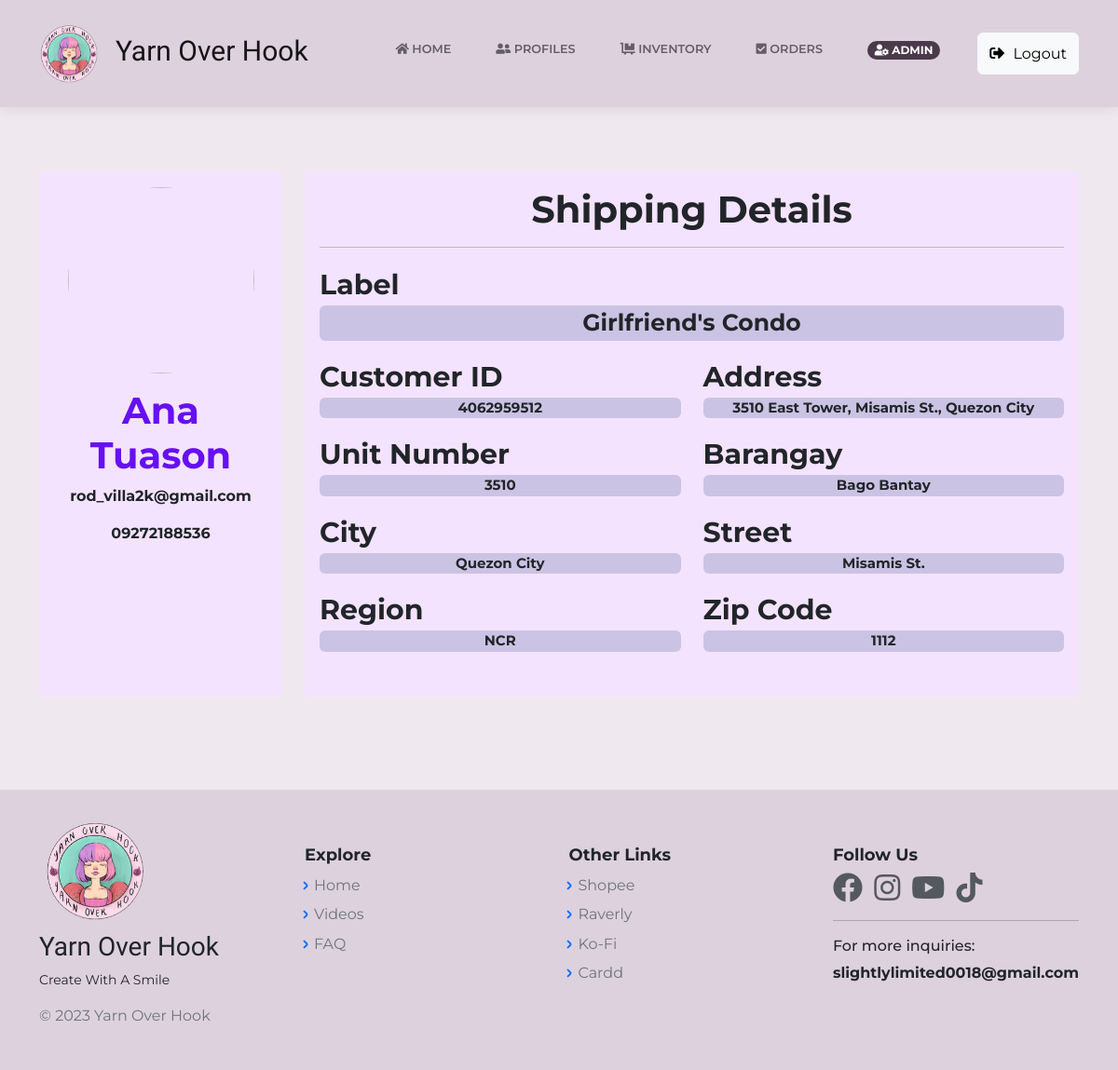
Before: /ProfileAccntViewAdmin.php?id=5 (signed in) with the older database file.
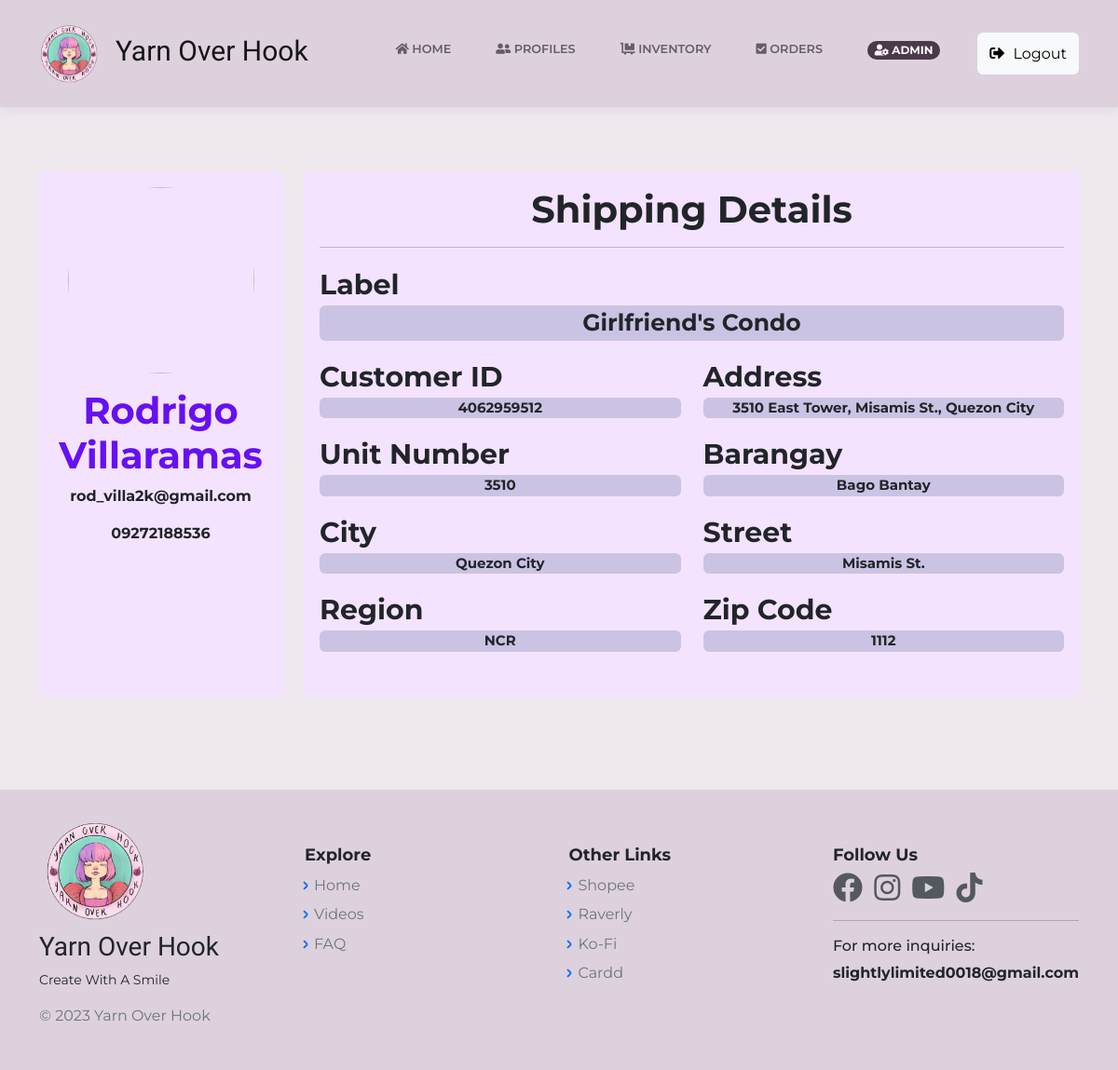
After: the same page with the newer database file.
### tables this page shows
CREATE TABLE `cust_profile` (
  `id` bigint(20) NOT NULL,
  `c_id` bigint(12) NOT NULL,
  `c_name` varchar(60) NOT NULL,
  `c_avatar` varchar(255) NOT NULL,
  `c_label` varchar(255) NOT NULL,
  `email` varchar(60) NOT NULL,
  `region` varchar(60) NOT NULL,
  `city` varchar(60) NOT NULL,
  `street` varchar(60) NOT NULL,
  `barangay` varchar(60) NOT NULL,
  `phone_no` varchar(20) NOT NULL,
  `zip_code` int(12) NOT NULL,
  `unit_no` int(11) NOT NULL,
  `date` timestamp NOT NULL DEFAULT current_timestamp() ON UPDATE current_timestamp(),
  `address` varchar(150) NOT NULL,
  `login_id` bigint(12) NOT NULL,
  `unique_id` int(5) NOT NULL DEFAULT 1,
  `cust_status` int(1) NOT NULL DEFAULT 0
);

### ProfileAccntViewAdmin.php (the view, shortened to what the changed rows need)
<?php
    include("includes/dbh.inc.php");
    require 'layouts/Header.php';
    if(isset($_GET['id'])) {
		$id = mysqli_real_escape_string($con, $_GET['id']);
		$item = "SELECT * FROM cust_profile WHERE id = $id";
		$result = mysqli_query($con, $item);
		$profile = mysqli_fetch_assoc($result);
	}
?>
<body class="d-flex flex-column min-vh-100" >
    <?php if($profile): ?>
    <main class="page blog-post">
    <section class="clean-block clean-post dark" style="background-color:#efe9ef; border:none; ">
        <div class="container">
    <div class="row gutters">
    <div class="col-xl-3 col-lg-3 col-md-12 col-sm-12 col-12">
    <div class="card h-100">
        <div class="card-body" style="background: #f4e3ff;">
            <div class="account-settings">
                <div class="user-profile">
                    <div class="user-avatar" >
                        <img src="assets/img/avatars/nopic1.jpg" style="height:200px; width:200px;">
                    </div>
                    <h5 class="user-name" style="font-weight: bold; font-size:40px; color: var(--bs-indigo);"><?php echo $profile['c_name']; ?></h5>
                    <p style="font-weight: bold; "><?php echo $profile['email']; ?></p>
                    <p style="font-weight: bold; "><?php echo $profile['phone_no']; ?></p>
                </div>
            </div>
        </div>
    </div>
    </div>
    <div class="col-xl-9 col-lg-9 col-md-12 col-sm-12 col-12">
    <div class="card h-100">
        <div class="card-body" style="background: #f4e3ff;">
            <div class="row gutters">
                <div class="col-xl-12 col-lg-12 col-md-12 col-sm-12 col-12">
                    <h6 style="font-weight: bold; font-size:40px; text-align:center; " >Shipping Details</h6>
                    <hr>
                </div>
                <div class="col-md-12">
                    <div class="form-group">
                        <label style="font-weight:bold;font-size:30px; ">Label</label>
                        <p class="rounded" style="font-size:25px;background:#cbc3e3; font-weight:bold; text-align:center;"><?php echo $profile['c_label']; ?></p>
                    </div>
                </div>
                <div class="col-xl-6 col-lg-6 col-md-6 col-sm-6 col-12">
                    <div class="form-group">
                        <label style="font-weight:bold;font-size:30px; ">Customer ID</label>
                        <p class="rounded" style="font-size:15px;background:#cbc3e3; font-weight:bold; text-align:center;"><?php echo $profile['c_id']; ?></p>
                    </div>
                </div>
                <div class="col-xl-6 col-lg-6 col-md-6 col-sm-6 col-12">
                    <div class="form-group">
                        <label style="font-weight:bold;font-size:30px; ">Address</label>
                        <p class="rounded" style="font-size:15px;background:#cbc3e3; font-weight:bold; text-align:center;"><?php echo $profile['address']; ?></p>
                    </div>
                </div>
                <div class="col-xl-6 col-lg-6 col-md-6 col-sm-6 col-12">
                    <div class="form-group">
                        <label style="font-weight:bold; font-size:30px; ">Unit Number</label>
                        <p class="rounded" style="font-size:15px;background:#cbc3e3; font-weight:bold; text-align:center;"><?php echo $profile['unit_no']; ?></p>
                    </div>
                </div>
                <div class="col-xl-6 col-lg-6 col-md-6 col-sm-6 col-12">
                    <div class="form-group">
                        <label style="font-weight:bold;font-size:30px; " >Barangay</label>
                        <p class="rounded" style="font-size:15px;background:#cbc3e3; font-weight:bold; text-align:center;"><?php echo $profile['barangay']; ?></p>
                    </div>
                </div>
                <div class="col-xl-6 col-lg-6 col-md-6 col-sm-6 col-12">
                    <div class="form-group">
                        <label style="font-weight:bold;font-size:30px; ">City</label>
                        <p class="rounded" style="font-size:15px;background:#cbc3e3; font-weight:bold; text-align:center;"><?php echo $profile['city']; ?></p>
                    </div>
                </div>
                <div class="col-xl-6 col-lg-6 col-md-6 col-sm-6 col-12">
                    <div class="form-group">
                        <label style="font-weight:bold;font-size:30px; ">Street</label>
                        <p class="rounded" style="font-size:15px;background:#cbc3e3; font-weight:bold; text-align:center;"><?php echo $profile['street']; ?></p>
                    </div>
                </div>
                <div class="col-xl-6 col-lg-6 col-md-6 col-sm-6 col-12">
                    <div class="form-group">
                        <label style="font-weight:bold;font-size:30px; ">Region</label>
                        <p class="rounded" style="font-size:15px;background:#cbc3e3; font-weight:bold; text-align:center;"><?php echo $profile['region']; ?></p>
                    </div>
                </div>
                <div class="col-xl-6 col-lg-6 col-md-6 col-sm-6 col-10" style="position:center;">
                    <div class="form-group">
                        <label style="font-weight:bold; font-size:30px;">Zip Code</label>
                        <p class="rounded" style="font-size:15px;background:#cbc3e3; font-weight:bold; text-align:center;"><?php echo $profile['zip_code']; ?></p>
                    </div>
                </div>
            </div>
        </div>
    </div>
    </div>
    </div>
    </div>
            <?php else: ?>
                <div class="container my-5">
                    <h2> Oops.. Page not found. Please try again. </h2>
                </div>
            <?php endif ?>
        </section>
    </main>
<?php require 'layouts/Footer.php';?>

Changed rows visible on the page:
changed cust_profile "Girlfriend's Condo": c_name "Ana Tuason" → "Rodrigo Villaramas"
